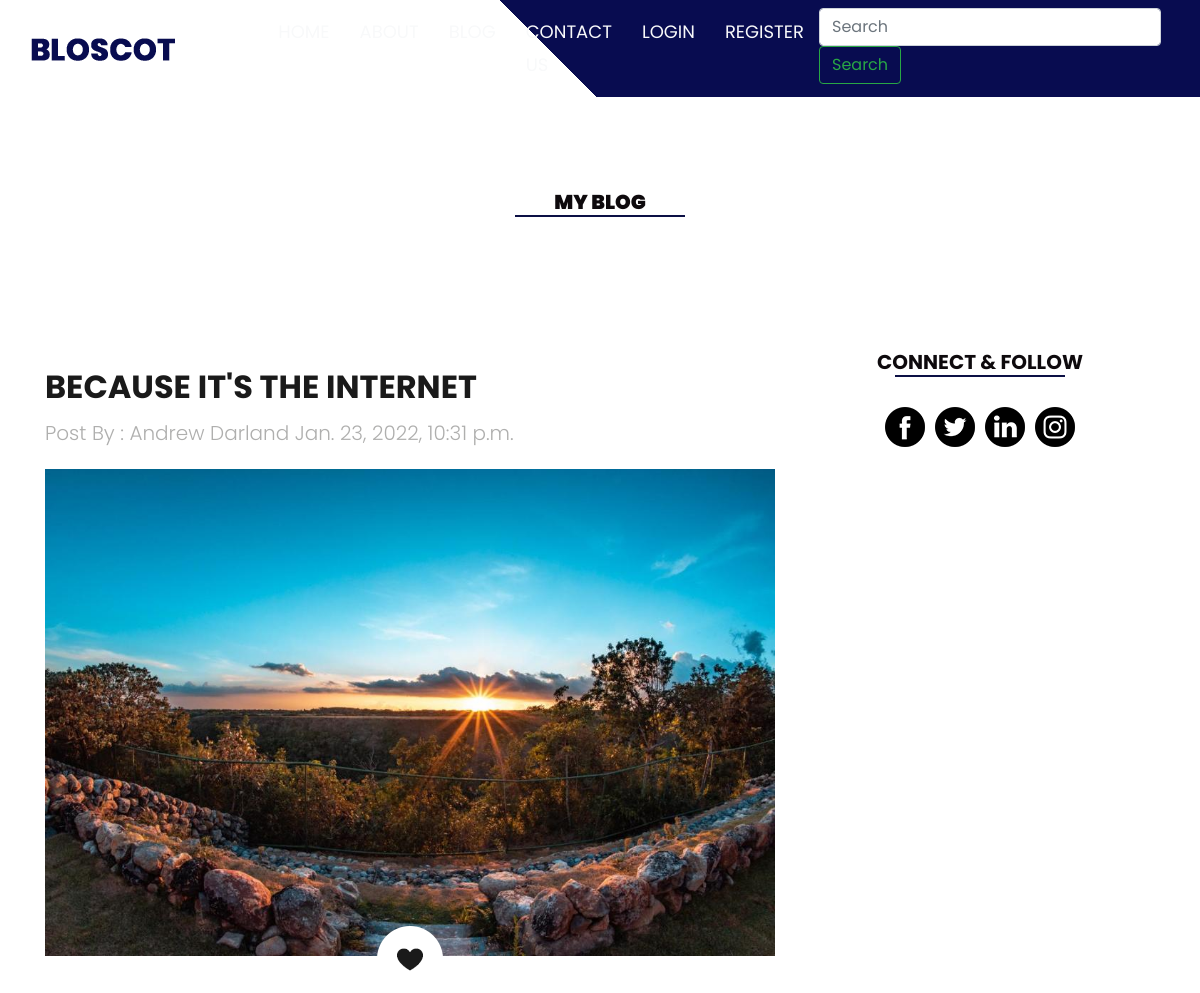
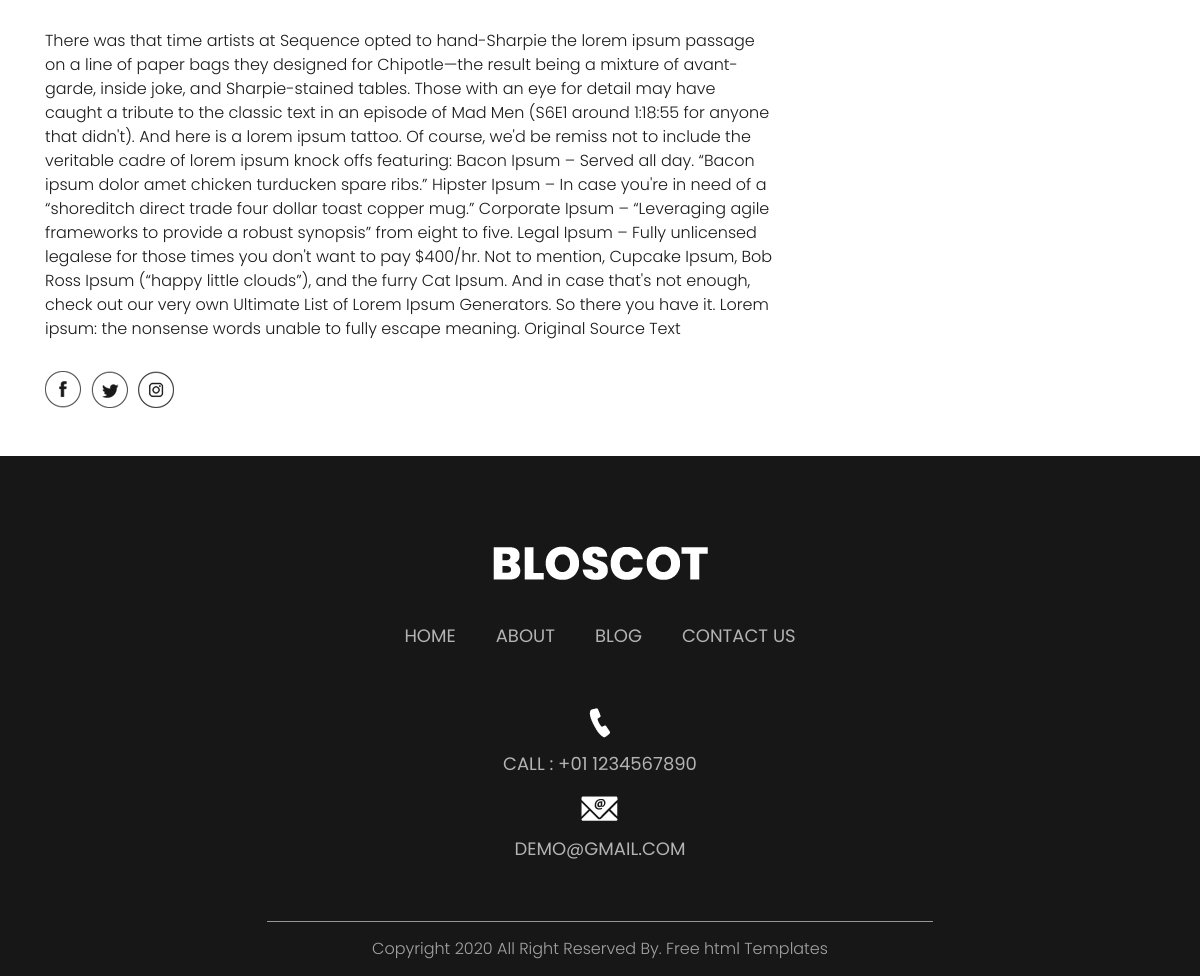
/post/because-its-the-internet, run on the app's committed database (2 pictures, top to bottom).
### post/models.py (models this page shows, shortened)
class Post(models.Model):
    title = models.CharField(max_length=100)
    slug = models.SlugField(max_length=110, unique=True, editable=False)
    content = models.TextField()
    publishing_date = models.DateTimeField(auto_now=True)
    image = models.ImageField(blank = False)
    facebook = models.URLField(max_length=100, blank=True)
    twitter = models.URLField(max_length=100, blank=True)
    linkedin = models.URLField(max_length=100, blank=True)
    instagram = models.URLField(max_length=100, blank=True)
    class Meta:
       ordering = ('-publishing_date', 'id')

### post/views.py (the view)
# urls.py: path('<slug:slug>', views.post_detail, name="post_detail"),
def post_detail(request, slug):
    post = get_object_or_404(Post, slug=slug)
    context = {
        'post': post,
    }
    return render(request, 'article.html', context)

### templates/article.html (shortened to what this page needs)
{% extends 'partials/base.html' %}
{% load static %}
{% block content %}
      <div class="about_section layout_padding">
         <h1 class="text-center follow_text"><strong>MY BLOG</strong></h1>
         <div class="container">
            <div class="row">
               <div class="col-lg-8 col-sm-12 mt-5">
                  <h2 class="most_text"> <br>{{post.title}}</h2>
                  <p class="post_text">Post By : Andrew Darland {{post.publishing_date}}</p>
                  <div class="about_img mt-4"><img src="{{post.image.url}}"></div>
                  <div class="like_icon"><img src="{% static 'images/like-icon.png' %}"></div>
                  <p class="lorem_text">{{post.content}}</p>
                  <div class="social_icon_main">
                     <div class="social_icon">
                        <ul>
                           <li><a href="{{post.facebook}}"><img src="{% static 'images/fb-icon.png' %}"></a></li>
                           <li><a href="{{post.twiter}}"><img src="{% static 'images/twitter-icon.png' %}"></a></li>
                           <li><a href="{{post.instagram}}"><img src="{% static 'images/instagram-icon.png' %}"></a></li>
                        </ul>
                     </div>
                  </div>
               </div>
               <div class="col-lg-4 col-sm-12">
                  <div class="about_main">
                     <h1 class="follow_text">CONNECT & FOLLOW</h1>
                     <div class="follow_icon">
                        <ul>
                           <li><a href="{{post.facebook}}"><img src="{% static 'images/fb-icon-1.png' %}"></a></li>
                           <li><a href="{{post.twitter}}"><img src="{% static 'images/twitter-icon-1.png' %}"></a></li>
                           <li><a href="{{post.linkedin}}"><img src="{% static 'images/linkedin-icon-1.png' %}"></a></li>
                           <li><a href="{{post.instagram}}"><img src="{% static 'images/instagram-icon-1.png' %}"></a></li>
                        </ul>
                     </div>
                  </div>
               </div>
               </div>
            </div>
         </div>
   {% endblock %}

### static/css/style.css (style rules this page uses)
* { box-sizing: border-box !important; transition: ease all 0.5s; }
html { scroll-behavior: smooth; }
body { color: #666666; font-size: 14px; font-family: Poppins; line-height: 1.80857; font-weight: normal; overflow-x: hidden; }
a { color: #1f1f1f; text-decoration: none !important; outline: none !important; -webkit-transition: all .3s ease-in-out; -moz-transition: all .3s ease-in-out; -ms-transition: all .3s ease-in-out; -o-transition: all .3s ease-in-out; transition: all .3s ease-in-out; }
h1, h2, h3, h4, h5, h6 { letter-spacing: 0; font-weight: normal; position: relative; padding: 0 0 10px 0; font-weight: normal; line-height: normal; color: #111111; margin: 0 }
h1 { font-size: 24px }
h2 { font-size: 22px }
*, *::after, *::before { -webkit-box-sizing: border-box; -moz-box-sizing: border-box; box-sizing: border-box; }
ul, li, ol { margin: 0px; padding: 0px; list-style: none; }
p { margin: 20px; font-weight: 300; font-size: 15px; line-height: 24px; }
a { color: #222222; text-decoration: none; outline: none !important; }
a, .btn { text-decoration: none !important; outline: none !important; -webkit-transition: all .3s ease-in-out; -moz-transition: all .3s ease-in-out; -ms-transition: all .3s ease-in-out; -o-transition: all .3s ease-in-out; transition: all .3s ease-in-out; }
img { max-width: 100%; height: auto; }
.layout_padding { padding-top: 90px; padding-bottom: 0px; }
.about_section { width: 100%; float: left; padding-top: 90px; }
.about_img { width: 100%; float: left; }
.like_icon { width: 100%; float: left; text-align: center; position: relative; bottom: 30px; }
.post_text { width: 100%; float: left; font-size: 20px; color: #afafae; margin: 0px; }
.most_text { width: 100%; float: left; font-size: 32px; color: #1a1a1a; padding-top: 20px; font-weight: bold; margin-top: 20px; }
.lorem_text { width: 100%; float: left; font-size: 16px; color: #1a1a1a; margin: 0px; }
.social_icon_main { width: 100%; display: flex; }
.social_icon { width: 100%; float: left; padding-top: 30px; }
.social_icon ul { margin: 0px; padding: 0px; }
.social_icon li { float: left; padding-right: 10px; }
.about_main { width: 100%; float: left; padding-top: 120px; }
.follow_text { width: 100%; margin: 0 auto; text-align: center; font-size: 20px; font-weight: bold; color: #0e0a0d; text-transform: uppercase; }
.follow_text::after { content: ''; position: absolute; background-color: #0c1045; width: 170px; height: 2px; left: 0px; right: 0px; margin: 0 auto; bottom: 10px; }
.follow_icon { width: 100%; margin: 0 auto; padding-top: 20px; text-align: center; }
.follow_icon ul { margin: 0px; padding: 0px; display: inline-block; text-align: center; }
.follow_icon li { float: left; padding: 0px 5px; }

### data on the page
Post: title "BECAUSE IT'S THE INTERNET", publishing_date "Jan. 23, 2022, 10:31 p.m.", image (picture), content "There was that time artists at Sequence opted to hand-Sharpie the lorem ipsum passage on a line of paper bags they designed for Chipotle—the result being a mixture of avant-garde, inside joke, and Sharpie-stained tables. Those with an eye for detail may have caught a tribute to the classic text in an episode of Mad Men (S6E1 around 1:18:55 for anyone that didn't). And here is a lorem ipsum tattoo. Of course, we'd be remiss not to include the veritable cadre of lorem ipsum knock offs featuring: Bacon Ipsum – Served all day. “Bacon ipsum dolor amet chicken turducken spare ribs.” Hipster Ipsum – In case you're in need of a “shoreditch direct trade four dollar toast copper mug.” Corporate Ipsum…"
